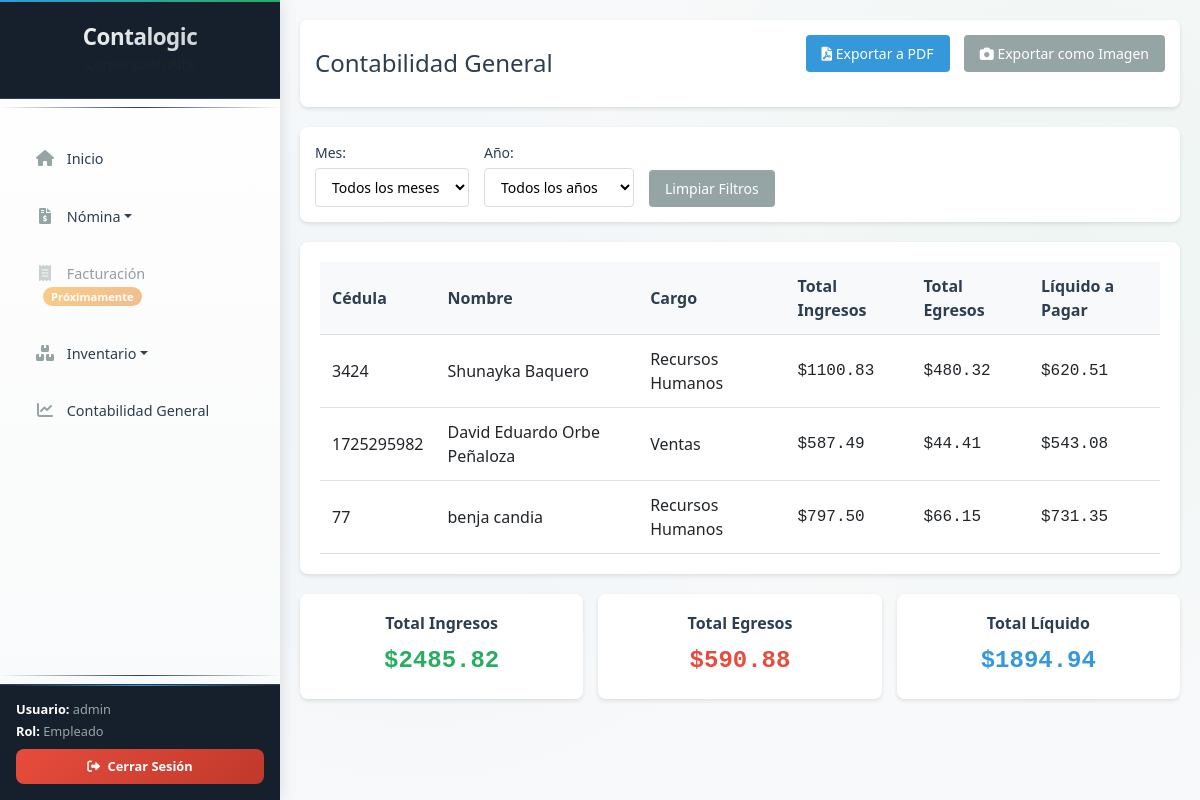
Page /contabilidad (signed in) on the earlier database version.
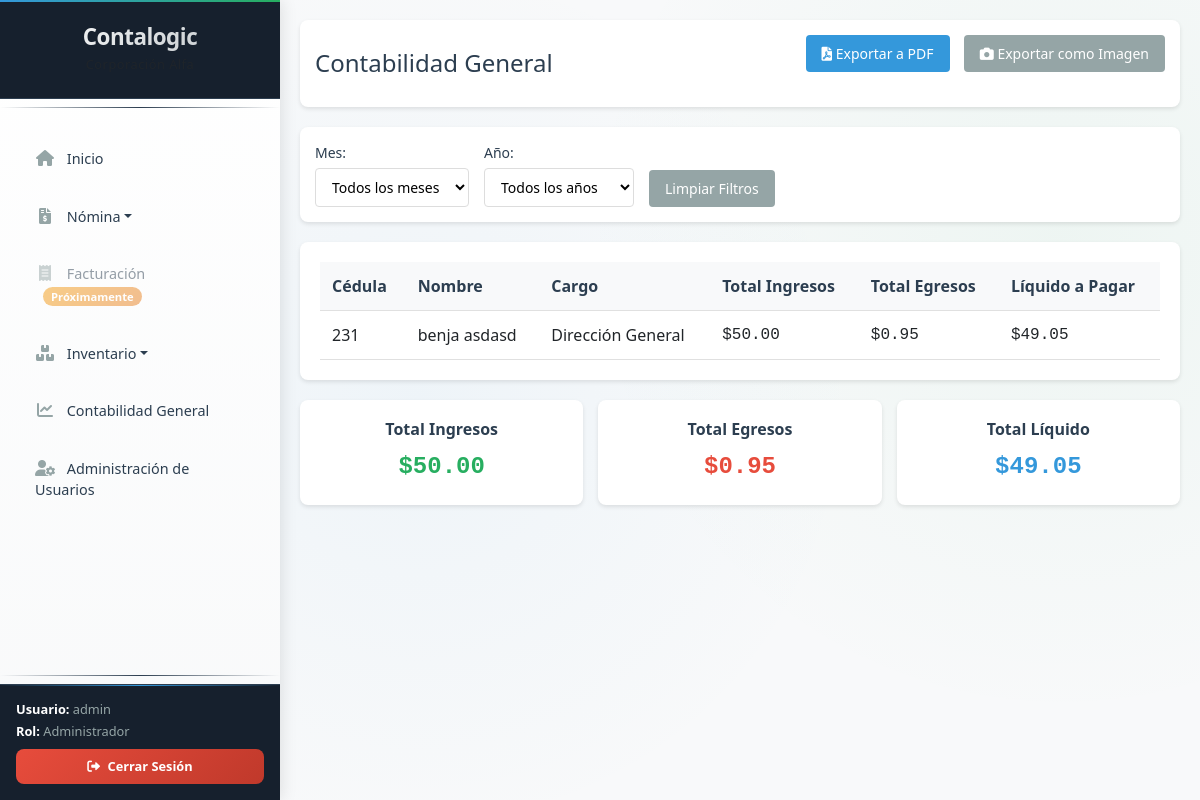
Same page on the later database version.
### tables this page shows
CREATE TABLE empleados (
        id INTEGER PRIMARY KEY AUTOINCREMENT,
        nombres TEXT NOT NULL,
        apellidos TEXT NOT NULL,
        cedula TEXT UNIQUE NOT NULL,
        correo TEXT NOT NULL,
        cargo TEXT NOT NULL,
        salario REAL NOT NULL,
        fecha_ingreso DATE NOT NULL,
        activo BOOLEAN DEFAULT 1
    );

### app.py (the view)
@app.route('/contabilidad')
@login_required
def contabilidad():
    mes = request.args.get('mes', '')
    ano = request.args.get('ano', '')
    query = """
    SELECT e.cedula,
           e.nombres || ' ' || e.apellidos as nombre,
           e.cargo,
           SUM(r.total_ingresos) as total_ingresos,
           SUM(r.total_egresos) as total_egresos,
           SUM(r.liquido_pagar) as liquido_pagar
    FROM empleados e
    JOIN rol_pagos r ON e.id = r.empleado_id
    WHERE e.activo = 1
    """
    params = []
    if mes:
        query += " AND r.mes = ?"
        params.append(int(mes))
    if ano:
        query += " AND r.año = ?"
        params.append(int(ano))
    query += " GROUP BY e.id ORDER BY e.apellidos, e.nombres"
    conn = get_db_connection()
    cursor = conn.cursor()
    cursor.execute(query, params)
    contabilidad_data = cursor.fetchall()
    total_ingresos = sum(item['total_ingresos'] or 0 for item in contabilidad_data)
    total_egresos = sum(item['total_egresos'] or 0 for item in contabilidad_data)
    total_liquido = sum(item['liquido_pagar'] or 0 for item in contabilidad_data)
    totales = {
        'total_ingresos': total_ingresos,
        'total_egresos': total_egresos,
        'total_liquido': total_liquido
    }
    conn.close()
    return render_template('contabilidad.html',
                         contabilidad_data=contabilidad_data,
                         totales=totales,
                         mes=mes,
                         ano=ano)

### app.py (called while the page is built)
def login_required(f):
    @wraps(f)
    def decorated_function(*args, **kwargs):
        if 'logged_in' not in session:
            return redirect(url_for('login'))
        return f(*args, **kwargs)
    return decorated_function

### database.py (called while the page is built)
def get_db_connection():
    conn = sqlite3.connect('contalogic.db')
    conn.row_factory = sqlite3.Row
    return conn

### templates/contabilidad.html (shortened to what this page needs)
{% extends "base.html" %}
{% block css_files %}
<link rel="stylesheet" href="{{ url_for('static', filename='css/contabilidad.css') }}">
{% endblock %}
{% block content %}
<div class="page-content">
    <div class="page-header">
        <h2>Contabilidad General</h2>
        <div class="export-actions" style="margin-bottom: 20px;">
            <button onclick="exportToPDF()" class="btn btn-primary">
                <i class="fas fa-file-pdf"></i> Exportar a PDF
            </button>
            <button onclick="exportToPDFAsImage()" class="btn btn-secondary" style="margin-left: 10px;">
                <i class="fas fa-camera"></i> Exportar como Imagen
            </button>
        </div>
    </div>
    <div class="filters-container">
        <div class="filter-group">
            <label for="mes">Mes:</label>
            <select id="mes" onchange="applyFilters()">
                <option value="">Todos los meses</option>
            </select>
        </div>
        <div class="filter-group">
            <label for="ano">Año:</label>
            <select id="ano" onchange="applyFilters()">
                <option value="">Todos los años</option>
            </select>
        </div>
        <button class="btn btn-secondary" onclick="clearFilters()">Limpiar Filtros</button>
    </div>
    <div class="table-container">
        <table class="data-table" id="contabilidadTable">
            <thead>
                <tr>
                    <th>Cédula</th>
                    <th>Nombre</th>
                    <th>Cargo</th>
                    <th>Total Ingresos</th>
                    <th>Total Egresos</th>
                    <th>Líquido a Pagar</th>
                </tr>
            </thead>
            <tbody>
                {% for item in contabilidad_data %}
                <tr>
                    <td>{{ item.cedula }}</td>
                    <td>{{ item.nombre }}</td>
                    <td>{{ item.cargo }}</td>
                    <td class="currency">${{ "%.2f"|format(item.total_ingresos or 0) }}</td>
                    <td class="currency">${{ "%.2f"|format(item.total_egresos or 0) }}</td>
                    <td class="currency">${{ "%.2f"|format(item.liquido_pagar or 0) }}</td>
                </tr>
                {% endfor %}
            </tbody>
        </table>
    </div>
    <div class="totals-container">
        <div class="total-card">
            <h3>Total Ingresos</h3>
            <p class="total-amount">${{ "%.2f"|format(totales.total_ingresos) }}</p>
        </div>
        <div class="total-card">
            <h3>Total Egresos</h3>
            <p class="total-amount">${{ "%.2f"|format(totales.total_egresos) }}</p>
        </div>
        <div class="total-card">
            <h3>Total Líquido</h3>
            <p class="total-amount">${{ "%.2f"|format(totales.total_liquido) }}</p>
        </div>
    </div>
</div>
{% endblock %}

Differences in the rows shown:
removed empleados: cedula "3424", nombre "Shunayka Baquero", cargo "Recursos Humanos", total_ingresos "1100.83", total_egresos "480.32", liquido_pagar "620.51"
removed empleados: cedula "1725295982", nombre "David Eduardo Orbe Peñaloza", cargo "Ventas", total_ingresos "587.49", total_egresos "44.41", liquido_pagar "543.08"
removed empleados: cedula "77", nombre "benja candia", cargo "Recursos Humanos", total_ingresos "797.50", total_egresos "66.15", liquido_pagar "731.35"
added empleados: cedula "231", nombre "benja asdasd", cargo "Dirección General", total_ingresos "50.00", total_egresos "0.95", liquido_pagar "49.05"
Other differences:
{{ session.user_role }}: "Empleado" → "Administrador"
{{ "%.2f"|format(totales.total_ingresos) }}: "2485.82" → "50.00"
{{ "%.2f"|format(totales.total_egresos) }}: "590.88" → "0.95"
{{ "%.2f"|format(totales.total_liquido) }}: "1894.94" → "49.05"
text now shown: "Administración de Usuarios"
